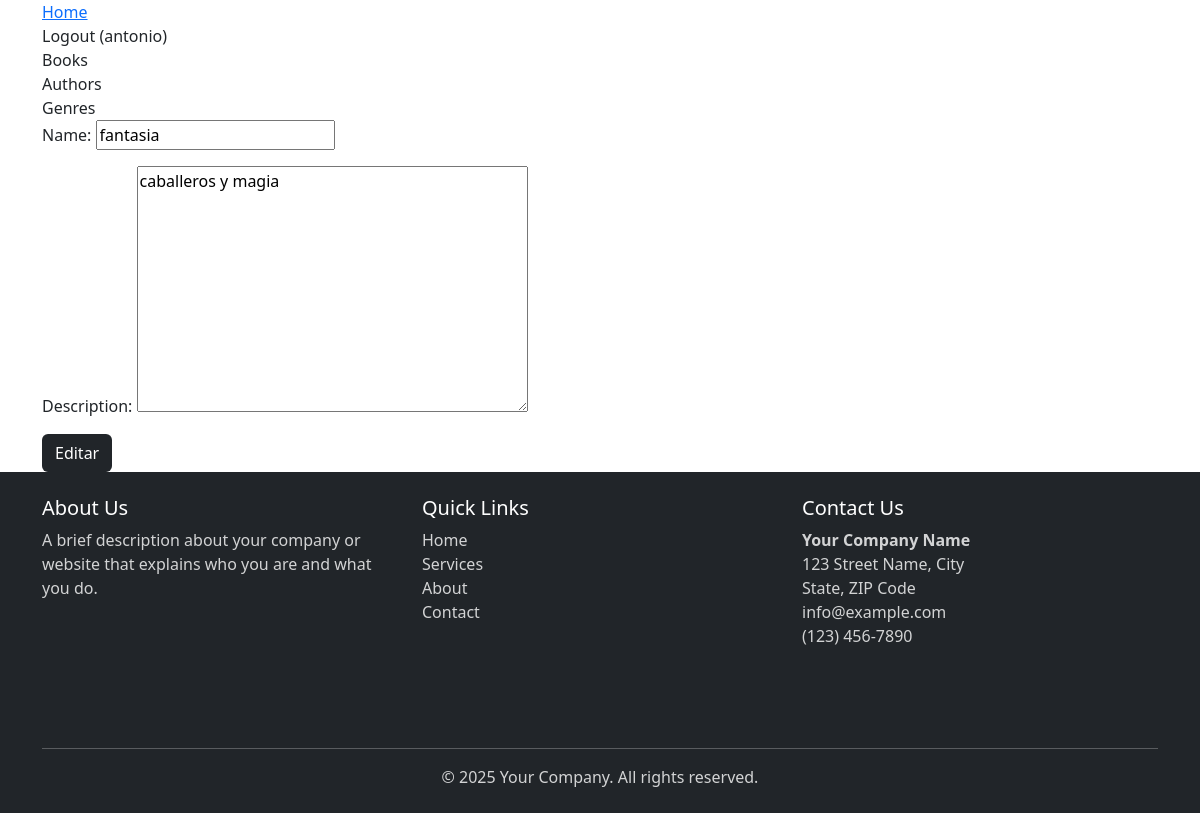
Screenshot of /bookstore_app/genre_detail/1/edit (signed in) with the database file from the repository.
### accounts/models.py (models this page shows, shortened)
class CustomUser(AbstractBaseUser):
    objects = CustomUserManager() # Lo mismo que el comentario de arriba
    uid = models.UUIDField(default=None, blank=True, null=True, unique=True)
    USERNAME_FIELD = 'uid'
    email = models.CharField(max_length=30, default=None)
    username = models.CharField(max_length=30, default=None)

### bookstore_app/models.py (models this page shows, shortened)
class Genre(models.Model):
    name = models.CharField(max_length=50)
    description = models.TextField()

### bookstore_app/views.py (the view)
# urls.py: path('genre_detail/<int:id>/edit', views.GenreEditView, name='bookstore_app.genre_edit'),
def GenreEditView(request, id):
    genre = get_object_or_404(Genre, id=id)
    form = GenreForm(initial={
        'name' : genre.name ,
        'description' : genre.description
    })
    if request.method == 'GET':
        template_data = {}
        template_data['title'] = 'Edit genre'
        template_data['form'] = form
        template_data['genre'] = genre
        return render(request, 'bookstore_app/genre_edit.html', {'template_data': template_data})
    elif request.method == 'POST' and request.POST['name'] != '' and request.POST['description'] != '':
        genre = Genre.objects.get(id=id)
        genre.name = request.POST['name']
        genre.description = request.POST['description']
        genre.save()
        return redirect('bookstore_app.genre_detail', id = genre.id)
    else:
        return redirect('bookstore_app.genre_detail', id=id)

### templates/bookstore_app/genre_edit.html (shortened to what this page needs)
{% extends 'base.html' %}
{% block content %}
    <form method="POST">
        {{ template_data.form.as_p }}
        <button type="submit" class="btn bg-dark text-white">
        Editar
        </button>
    </form>
{% endblock %}

### templates/base.html (shortened to what this page needs)
<!DOCTYPE html>
<html>
    {% load static %}
    <head>
        <link href="https://cdn.jsdelivr.net/npm/bootstrap@5.3.3/dist/css/bootstrap.min.css" rel="stylesheet">
        <link rel="stylesheet" href="https://cdnjs.cloudflare.com/ajax/libs/font-awesome/6.1.1/css/all.min.css">
        <link rel="stylesheet" type="text/css" href="{% static 'css/style.css' %}" />
    </head>
    <body>
        <nav>
            <div class="container">
                <a href="{% url 'home' %}">Home</a>
                {% if user.is_authenticated %}
                    <a class="nav-link" href="{% url 'accounts.logout' %}">Logout ({{ user.username }})</a>
                {% else %}
                    <a class="nav-link" href="{% url 'accounts.login' %}">Login</a>
                    <a class="nav-link" href="{% url 'accounts.signup' %}">Sign Up</a>
                {% endif %}
                    <a class="nav-link" href="{% url 'bookstore_app.book_list' %}">Books</a>
                    <a class="nav-link" href="{% url 'bookstore_app.author_list' %}">Authors</a>
                    <a class="nav-link" href="{% url 'bookstore_app.genre_list' %}">Genres</a>
            </div>
        </nav>
        <div class="container">
            {% block content %}
            {% endblock content%}
        </div>
        <footer class="bg-dark text-white py-4">
            <div class="container">
                <div class="row">
                    <div class="col-md-4 mb-3">
                        <h5>About Us</h5>
                        <p class="footer-text">A brief description about your company or website that explains who you are and what you do.</p>
                    </div>
                    <div class="col-md-4 mb-3">
                        <h5>Quick Links</h5>
                        <ul class="list-unstyled">
                            <li><a href="#" class="text-decoration-none footer-link">Home</a></li>
                            <li><a href="#" class="text-decoration-none footer-link">Services</a></li>
                            <li><a href="#" class="text-decoration-none footer-link">About</a></li>
                            <li><a href="#" class="text-decoration-none footer-link">Contact</a></li>
                        </ul>
                    </div>
                    <div class="col-md-4 mb-3">
                        <h5>Contact Us</h5>
                        <address class="footer-text">
                            <strong>Your Company Name</strong><br>
                            123 Street Name, City<br>
                            State, ZIP Code<br>
                             <a href="mailto:info@example.com" class="text-decoration-none footer-link">info@example.com</a><br>
                             (123) 456-7890
                        </address>
                        <div class="social-icons mt-3">
                        </div>
                    </div>
                </div>
                <div class="row mt-3">
                    <div class="col-12">
                        <hr class="bg-light">
                        <p class="text-center footer-text mb-0">
                            &copy; 2025 Your Company. All rights reserved.
                        </p>
                    </div>
                </div>
            </div>
    </body>
</html>

### bookstore/static/css/style.css (style rules this page uses)
html, body { height: 100%; margin: 0; }
body { display: flex; flex-direction: column; min-height: 100vh; }
footer { flex-shrink: 0; }
.footer-text { color: rgba(255,255,255,0.8); }
.footer-link { color: rgba(255,255,255,0.8); }

### rows the page displays
CustomUser: username "antonio"
Genre: name "fantasia", description "caballeros y magia"
